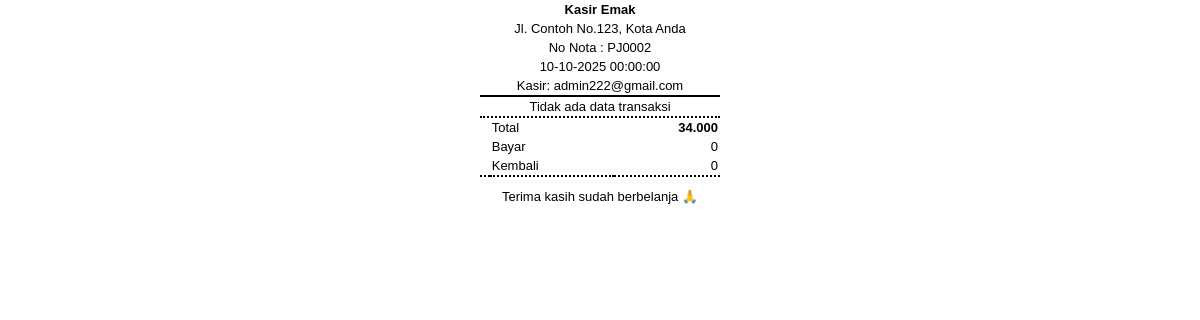
The page /report/r-struk.php?nota=PJ0002 (signed in) on the database its author committed.
### tables this page shows
CREATE TABLE `tbl_jual_head` (
  `no_jual` varchar(20) NOT NULL,
  `tgl_jual` date NOT NULL,
  `customer` varchar(255) NOT NULL,
  `total` int(11) NOT NULL,
  `keterangan` varchar(255) NOT NULL,
  `jml_bayar` int(11) NOT NULL,
  `kembalian` int(11) NOT NULL
);

CREATE TABLE `tbl_user` (
  `userid` int(11) NOT NULL,
  `username` varchar(50) NOT NULL,
  `fullname` varchar(100) NOT NULL,
  `password` varchar(255) NOT NULL,
  `address` varchar(255) DEFAULT NULL,
  `level` enum('1','2','3') NOT NULL COMMENT '1=administrator, 2=supervisor, 3=operator',
  `foto` varchar(255) DEFAULT 'default.webp'
);

### config/functions.php (called while the page is built, shortened)
<?php
function getData($sql)
{
    global $koneksi;
    $result = mysqli_query($koneksi, $sql);
    $rows   = [];
    if ($result) {
        while ($row = mysqli_fetch_assoc($result)) {
            $rows[] = $row;
        }
    }
    return $rows;
}
function userLogin()
{
    global $koneksi;
    $userActive = mysqli_real_escape_string($koneksi, $_SESSION["ssUserPOS"]);
    $dataUser   = getData("SELECT * FROM tbl_user WHERE username = '$userActive'")[0];
    return $dataUser;
}
?>

### report/r-struk.php (the view, shortened to what this page needs)
<?php
require "../config/config.php";
require "../config/functions.php";
$nota = isset($_GET['nota']) ? $_GET['nota'] : '';
$dataJual = [];
if ($nota != '') {
  $dataJualList = getData("SELECT * FROM tbl_jual_head WHERE no_jual = '$nota'");
  if (!empty($dataJualList)) {
    $dataJual = $dataJualList[0];
  }
}
$uniqueItems = [];
?>
<!DOCTYPE html>
<html lang="id">
<head>
</head>
<body>
  <table style="border-bottom: solid 2px;">
    <tr>
      <td class="center"><b>Kasir Emak</b></td>
    </tr>
    <tr>
      <td class="center">Jl. Contoh No.123, Kota Anda</td>
    </tr>
    <tr>
      <td class="center"><?= 'No Nota : ' . htmlspecialchars($nota) ?></td>
    </tr>
    <tr>
      <td class="center">
        <?= isset($dataJual['tgl_jual']) ? date('d-m-Y H:i:s', strtotime($dataJual['tgl_jual'])) : '-' ?>
      </td>
    </tr>
    <tr>
      <td class="center">Kasir: <?= htmlspecialchars(userLogin()['username'] ?? '-') ?></td>
    </tr>
  </table>
  <table style="border-bottom: dotted 2px;">
    <?php if (!empty($uniqueItems)) { ?>
      <?php foreach ($uniqueItems as $item) { ?>
        <tr>
          <td colspan="6"><?= htmlspecialchars($item['nama_brg']) ?></td>
        </tr>
        <tr>
          <td colspan="2">Qty:</td>
          <td class="right"><?= $item['qty'] ?></td>
          <td class="right">x <?= number_format($item['harga_jual'], 0, ',', '.') ?></td>
          <td class="right bold" colspan="2"><?= number_format($item['jml_harga'], 0, ',', '.') ?></td>
        </tr>
      <?php } ?>
    <?php } else { ?>
      <tr><td colspan="6" class="center">Tidak ada data transaksi</td></tr>
    <?php } ?>
  </table>
  <table style="border-bottom: dotted 2px;">
    <tr>
      <td colspan="3"></td>
      <td>Total</td>
      <td class="right bold"><?= number_format($dataJual['total'] ?? 0, 0, ',', '.') ?></td>
    </tr>
    <tr>
      <td colspan="3"></td>
      <td>Bayar</td>
      <td class="right"><?= number_format($dataJual['jml_bayar'] ?? 0, 0, ',', '.') ?></td>
    </tr>
    <tr>
      <td colspan="3"></td>
      <td>Kembali</td>
      <td class="right"><?= number_format($dataJual['kembalian'] ?? 0, 0, ',', '.') ?></td>
    </tr>
  </table>
  <table class="center" style="margin-top: 10px;">
    <tr>
      <td>Terima kasih sudah berbelanja 🙏</td>
    </tr>
  </table>
</body>
</html>

### report/r-struk.php (style rules this page uses)
body { font-family: Arial, sans-serif; font-size: 13px; margin: 0; padding: 0; }
table { width: 240px; border-collapse: collapse; margin: 0 auto; }
td { padding: 2px; }
.center { text-align: center; }
.right { text-align: right; }
.bold { font-weight: bold; }

### rows shown on the page
tbl_jual_head: tgl_jual "10-10-2025 00:00:00", total "34.000", jml_bayar "0", kembalian "0"
tbl_user: username "admin222@gmail.com"

### other values the page prints
$nota "PJ0002"
